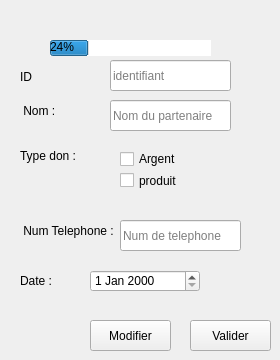
      <widget class="QWidget" name="page_13">
       <widget class="QLabel" name="label_30">
        <property name="geometry">
         <rect>
          <x>10</x>
          <y>90</y>
          <width>71</width>
          <height>41</height>
         </rect>
        </property>
        <property name="toolTip">
         <string>&lt;html&gt;&lt;head/&gt;&lt;body&gt;&lt;p align=&quot;center&quot;&gt;&lt;br/&gt;&lt;/p&gt;&lt;/body&gt;&lt;/html&gt;</string>
        </property>
        <property name="layoutDirection">
         <enum>Qt::LeftToRight</enum>
        </property>
        <property name="styleSheet">
         <string notr="true"/>
        </property>
        <property name="text">
         <string>    Nom :</string>
        </property>
       </widget>
       <widget class="QLineEdit" name="nomp">
        <property name="geometry">
         <rect>
          <x>110</x>
          <y>100</y>
          <width>121</width>
          <height>31</height>
         </rect>
        </property>
        <property name="toolTip">
         <string>Adresse</string>
        </property>
        <property name="styleSheet">
         <string notr="true"/>
        </property>
        <property name="text">
         <string/>
        </property>
        <property name="placeholderText">
         <string>Nom du partenaire</string>
        </property>
        <property name="clearButtonEnabled">
         <bool>false</bool>
        </property>
       </widget>
       <widget class="QLabel" name="label_31">
        <property name="geometry">
         <rect>
          <x>20</x>
          <y>130</y>
          <width>91</width>
          <height>51</height>
         </rect>
        </property>
        <property name="styleSheet">
         <string notr="true"/>
        </property>
        <property name="text">
         <string>Type don :</string>
        </property>
        <property name="margin">
         <number>1</number>
        </property>
       </widget>
       <widget class="QCheckBox" name="checkBox_3">
        <property name="geometry">
         <rect>
          <x>120</x>
          <y>150</y>
          <width>70</width>
          <height>18</height>
         </rect>
        </property>
        <property name="styleSheet">
         <string notr="true"/>
        </property>
        <property name="text">
         <string>Argent</string>
        </property>
       </widget>
       <widget class="QCheckBox" name="checkBox_4">
        <property name="geometry">
         <rect>
          <x>120</x>
          <y>170</y>
          <width>70</width>
          <height>21</height>
         </rect>
        </property>
        <property name="text">
         <string>produit</string>
        </property>
       </widget>
       <widget class="QPushButton" name="modifierp">
        <property name="geometry">
         <rect>
          <x>90</x>
          <y>320</y>
          <width>81</width>
          <height>31</height>
         </rect>
        </property>
        <property name="toolTip">
         <string>Annuler</string>
        </property>
        <property name="styleSheet">
         <string notr="true"/>
        </property>
        <property name="text">
         <string>Modifier</string>
        </property>
        <property name="icon">
         <iconset resource="Resources.qrc">
          <normaloff>:/new/prefix1/images/modifier.png</normaloff>:/new/prefix1/images/modifier.png</iconset>
        </property>
       </widget>
       <widget class="QPushButton" name="validpartenaire">
        <property name="geometry">
         <rect>
          <x>190</x>
          <y>320</y>
          <width>81</width>
          <height>31</height>
         </rect>
        </property>
        <property name="toolTip">
         <string>Valider</string>
        </property>
        <property name="styleSheet">
         <string notr="true"/>
        </property>
        <property name="text">
         <string>Valider</string>
        </property>
        <property name="icon">
         <iconset>
          <normaloff>../application_02/Images/check.png</normaloff>../application_02/Images/check.png</iconset>
        </property>
       </widget>
       <widget class="QProgressBar" name="progressBar_3">
        <property name="geometry">
         <rect>
          <x>50</x>
          <y>40</y>
          <width>161</width>
          <height>16</height>
         </rect>
        </property>
        <property name="styleSheet">
         <string notr="true">border-color:transparent;</string>
        </property>
        <property name="value">
         <number>24</number>
        </property>
       </widget>
       <widget class="QLabel" name="label_32">
        <property name="geometry">
         <rect>
          <x>20</x>
          <y>260</y>
          <width>71</width>
          <height>41</height>
         </rect>
        </property>
        <property name="toolTip">
         <string>&lt;html&gt;&lt;head/&gt;&lt;body&gt;&lt;p align=&quot;center&quot;&gt;&lt;br/&gt;&lt;/p&gt;&lt;/body&gt;&lt;/html&gt;</string>
        </property>
        <property name="layoutDirection">
         <enum>Qt::LeftToRight</enum>
        </property>
        <property name="styleSheet">
         <string notr="true"/>
        </property>
        <property name="text">
         <string>Date :</string>
        </property>
       </widget>
       <widget class="QDateEdit" name="date_partenaire">
        <property name="geometry">
         <rect>
          <x>90</x>
          <y>270</y>
          <width>110</width>
          <height>22</height>
         </rect>
        </property>
       </widget>
       <widget class="QLabel" name="label_41">
        <property name="geometry">
         <rect>
          <x>10</x>
          <y>210</y>
          <width>111</width>
          <height>41</height>
         </rect>
        </property>
        <property name="toolTip">
         <string>&lt;html&gt;&lt;head/&gt;&lt;body&gt;&lt;p align=&quot;center&quot;&gt;&lt;br/&gt;&lt;/p&gt;&lt;/body&gt;&lt;/html&gt;</string>
        </property>
        <property name="layoutDirection">
         <enum>Qt::LeftToRight</enum>
        </property>
        <property name="styleSheet">
         <string notr="true"/>
        </property>
        <property name="text">
         <string>    Num Telephone :</string>
        </property>
       </widget>
       <widget class="QLineEdit" name="nump">
        <property name="geometry">
         <rect>
          <x>120</x>
          <y>220</y>
          <width>121</width>
          <height>31</height>
         </rect>
        </property>
        <property name="toolTip">
         <string>Adresse</string>
        </property>
        <property name="styleSheet">
         <string notr="true"/>
        </property>
        <property name="text">
         <string/>
        </property>
        <property name="placeholderText">
         <string>Num de telephone</string>
        </property>
        <property name="clearButtonEnabled">
         <bool>false</bool>
        </property>
       </widget>
       <widget class="QLabel" name="label_6">
        <property name="geometry">
         <rect>
          <x>20</x>
          <y>70</y>
          <width>47</width>
          <height>14</height>
         </rect>
        </property>
        <property name="text">
         <string>ID</string>
        </property>
       </widget>
       <widget class="QLineEdit" name="idp">
        <property name="geometry">
         <rect>
          <x>110</x>
          <y>60</y>
          <width>121</width>
          <height>31</height>
         </rect>
        </property>
        <property name="toolTip">
         <string>Adresse</string>
        </property>
        <property name="styleSheet">
         <string notr="true"/>
        </property>
        <property name="text">
         <string/>
        </property>
        <property name="placeholderText">
         <string>identifiant</string>
        </property>
        <property name="clearButtonEnabled">
         <bool>false</bool>
        </property>
       </widget>
      </widget>
